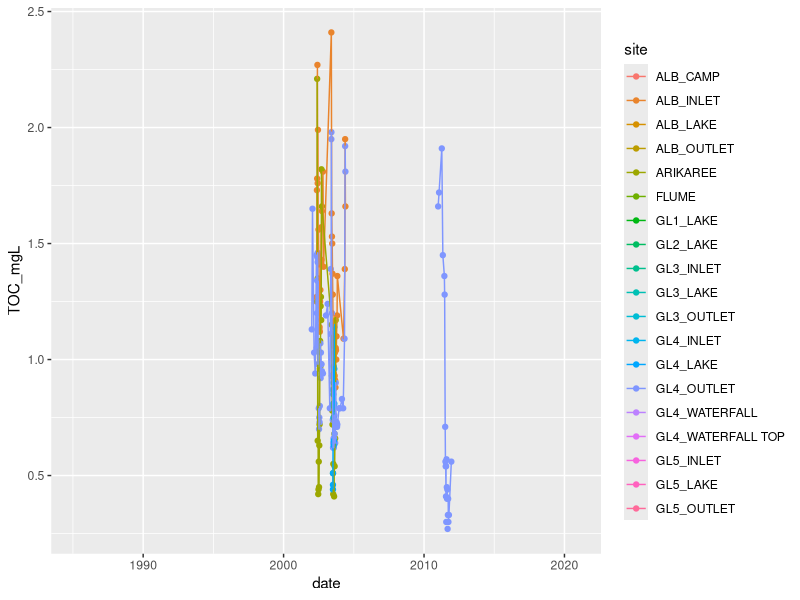
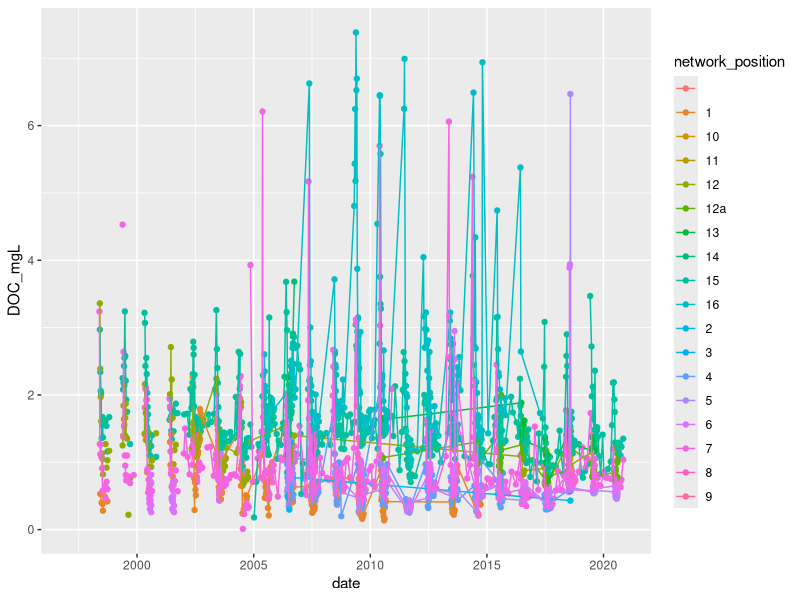
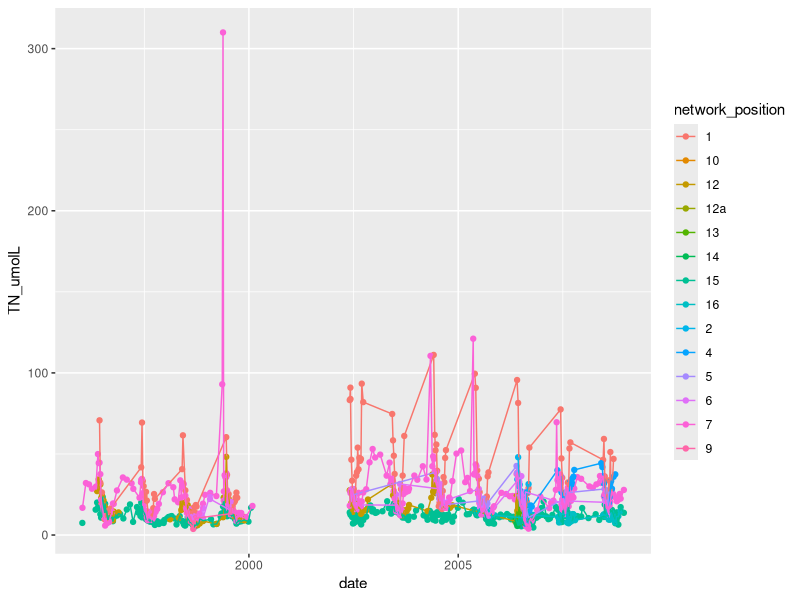
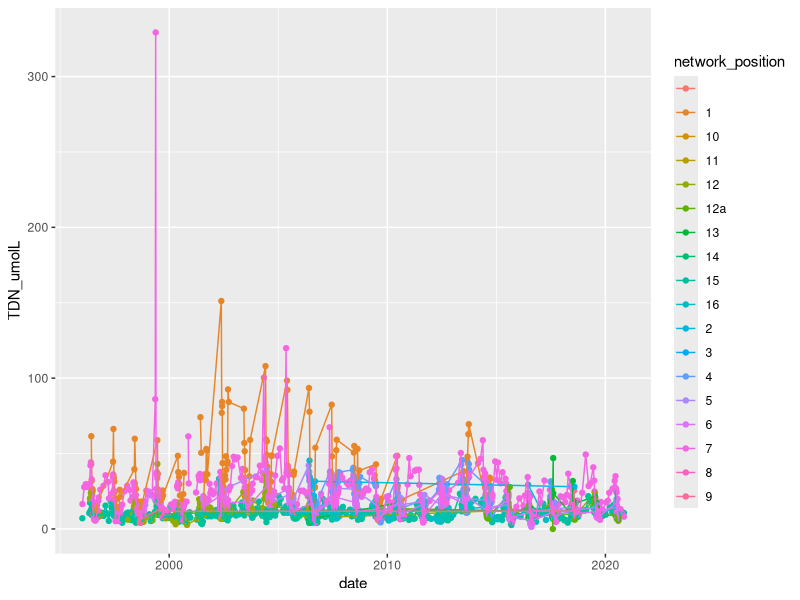
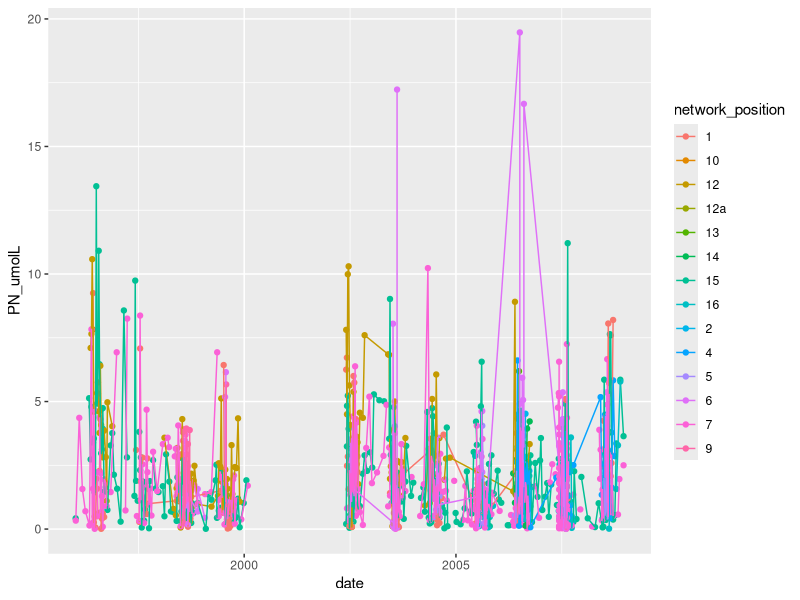
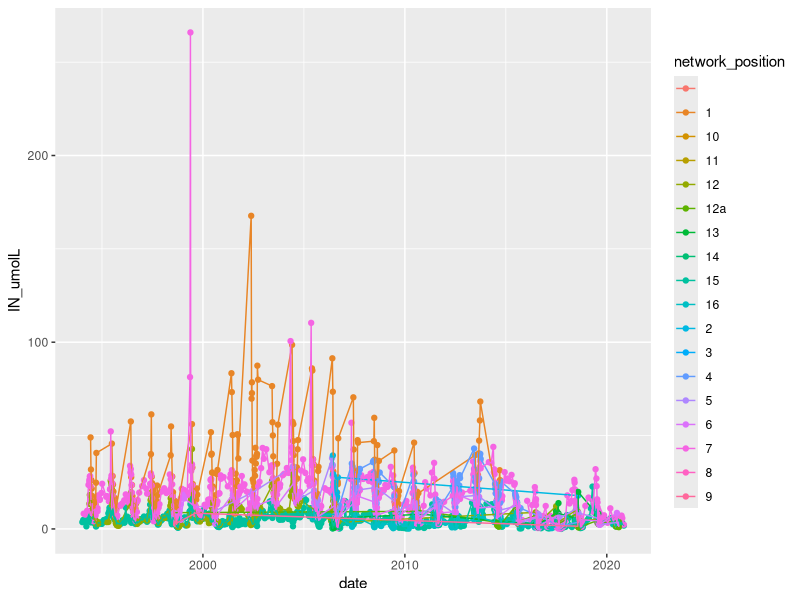
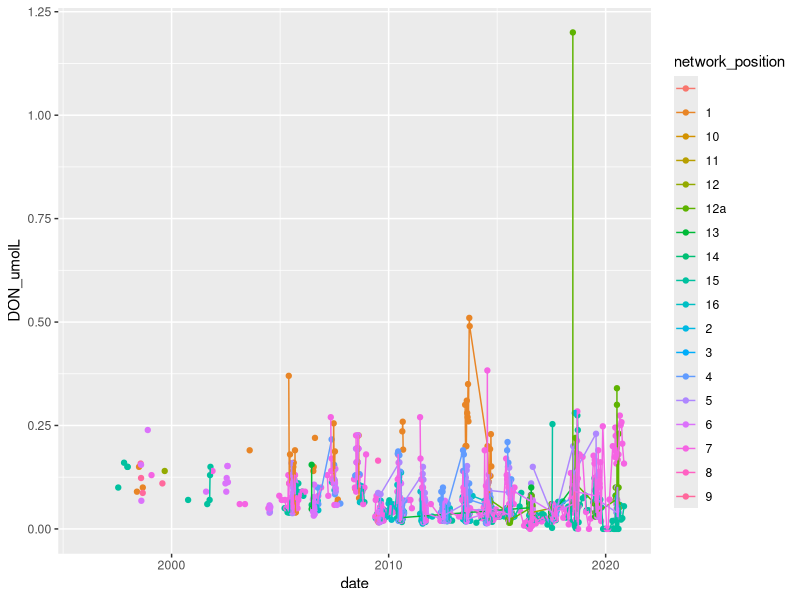
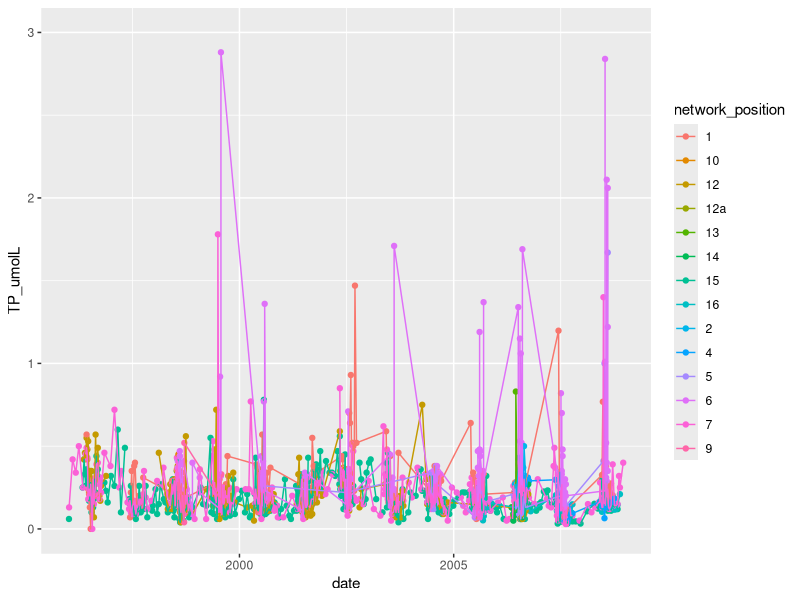

The R source for these figures, in order:

library(tidyverse)
sites <- read.csv("Data/sites.csv")
gl_network <- read.csv("Data/greenlakes_network.csv") |>
  left_join(sites) |>
  mutate(date = as.Date(date, format = '%m/%d/%Y'))  |>
  mutate(season = factor(season, levels = c('Jan-Mar','Apr-Jun','Jul-Sep','Oct-Dec')))

# Basic timeries ####
# not very much TOC data
ggplot(gl_network, aes(date, TOC_mgL, color = site)) +
  geom_point() +
  geom_line()


ggplot(gl_network |> filter(year>1996), aes(date, DOC_mgL, color = network_position)) +
  geom_point() +
  geom_line()


ggplot(gl_network |> filter(year>1995 & year<2009), aes(date, TN_umolL, color = network_position)) +
  geom_point() +
  geom_line()


ggplot(gl_network |> filter(year > 1995), aes(date, TDN_umolL, color = network_position)) +
  geom_point() +
  geom_line()


ggplot(gl_network |> filter(year > 1995& year<2009), aes(date, PN_umolL, color = network_position)) +
  geom_point() +
  geom_line()


ggplot(gl_network |> filter(year>1993), aes(date, IN_umolL, color = network_position)) +
  geom_point() +
  geom_line()

ggplot(gl_network|> filter(year > 1995), aes(date, DON_umolL, color = network_position)) +
  geom_point() +
  geom_line()



ggplot(gl_network |> filter(year>1995 & year<2009), aes(date, TP_umolL, color = network_position)) +
  geom_point() +
  geom_line() + ylim(0,3)


ggplot(gl_network |> filter(year > 1995), aes(date, TDP_umolL, color = network_position)) +
  geom_point() +
  geom_line()


ggplot(gl_network |> filter(year > 1995& year<2012), aes(date, PP_umolL, color = network_position)) +
  geom_point() +
  geom_line() + ylim(0,3)


ggplot(gl_network |> filter(year>1997), aes(date, IP_umolL, color = network_position)) +
  geom_point() +
  geom_line()

ggplot(gl_network|> filter(year > 1995), aes(date, DOP_umolL, color = network_position)) +
  geom_point() +
  geom_line()


ggplot(gl_network, aes(date, NO3_ueqL, color = network_position)) +
  geom_point() +
  geom_line()

ggplot(gl_network, aes(date, NH4_ueqL, color = network_position)) +
  geom_point() +
  geom_line()

ggplot(gl_network, aes(date, PO4_ueqL, color = network_position)) +
  geom_point() +
  geom_line()


ggplot(gl_network, aes(date, daily_dis_m3, color = network_position)) +
  geom_point() +
  geom_line()

# Basic linear regressions ####
ggplot(gl_network |> filter(year>1996), aes(network_position, DOC_mgL, group= site, color = eco_type)) +
  geom_boxplot() 


ggplot(gl_network |> filter(year>1995 & year<2009), aes(network_position, TN_umolL, group= site, color = eco_type)) +
  geom_boxplot() 


ggplot(gl_network |> filter(year > 1995), aes(network_position, TDN_umolL, group= site, color = eco_type)) +
  geom_boxplot() 



ggplot(gl_network |> filter(year > 1995& year<2009), aes(network_position, PN_umolL, group= site, color = eco_type)) +
  geom_boxplot() 



ggplot(gl_network |> filter(year>1993), aes(network_position, IN_umolL, group= site, color = eco_type)) +
  geom_boxplot() 


ggplot(gl_network|> filter(year > 1995), aes(network_position, DON_umolL, group= site, color = eco_type)) +
  geom_boxplot() 




ggplot(gl_network |> filter(year>1995 & year<2009), aes(network_position, TP_umolL, group= site, color = eco_type)) +
  geom_boxplot() # + ylim(0,3)


ggplot(gl_network |> filter(year > 1995), aes(network_position, TDP_umolL, group= site, color = eco_type)) +
  geom_boxplot() 



ggplot(gl_network |> filter(year > 1995& year<2012), aes(network_position, PP_umolL, group= site, color = eco_type)) +
  geom_boxplot() #+ ylim(0,3)


ggplot(gl_network |> filter(year>1997), aes(network_position, IP_umolL, group= site, color = eco_type)) +
  geom_boxplot() 



ggplot(gl_network|> filter(year > 1995), aes(network_position, DOP_umolL, group= site, color = eco_type)) +
  geom_boxplot() 



ggplot(gl_network, aes(network_position, NO3_ueqL, group= site, color = eco_type)) +
  geom_boxplot() 


ggplot(gl_network, aes(network_position, NH4_ueqL, group= site, color = eco_type)) +
  geom_boxplot() 

ggplot(gl_network, aes(network_position, PO4_ueqL, group= site, color = eco_type)) +
  geom_boxplot() 


ggplot(gl_network, aes(network_position, daily_dis_m3, group= site, color = eco_type)) +
  geom_boxplot() 


#:::::::::::::::::

library(GGally)

ggcorr(gl_network[2:15], method = c("na.or.complete", "pearson"))

